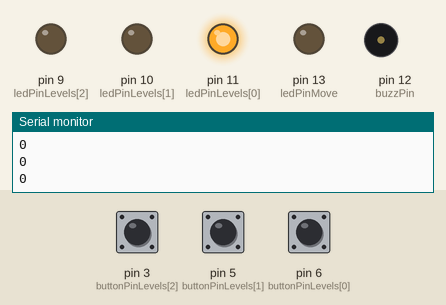
Simulated run of this sketch. Board: Arduino Uno, built with avr-gcc and run on an emulated ATmega328P. On the bench: output pins drawn as LEDs (lit = HIGH), buzzer (waves = sounding), the last lines printed to the serial monitor. Inputs (shaded band) come from the test bench; at power-on: pin 3 (buttonPinLevels[2]) HIGH, pin 5 (buttonPinLevels[1]) HIGH, pin 6 (buttonPinLevels[0]) HIGH.

Above: at 1.2 s.
1.3 s: pin 3 (buttonPinLevels[2]) pulled LOW for 0.15 s
At 2.2 s:
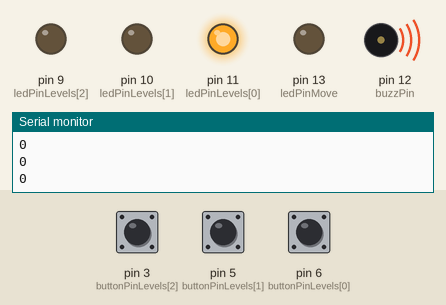
At 3.51 s:
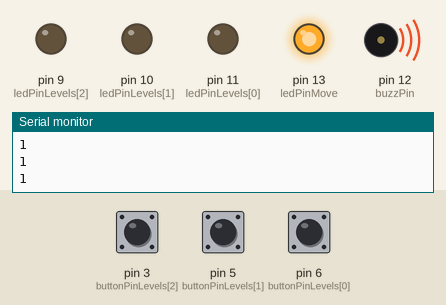
4.4 s: pin 5 (buttonPinLevels[1]) pulled LOW for 3.2 s
At 7.6 s:
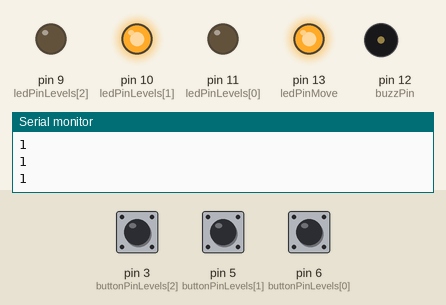
Timing chart, 0 to 9.1 s (numbered marks = the images above; inputs shaded):
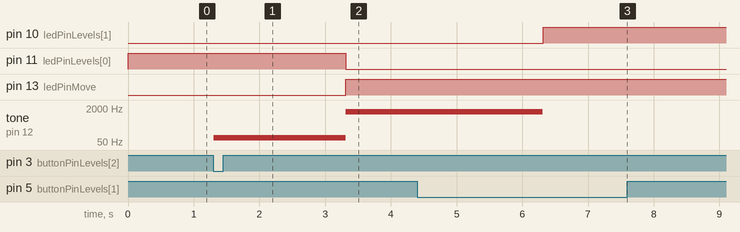

Measured:
- after the input at 1.3 s, pin 11 (ledPinLevels[0]): HIGH → LOW after 2.0 s; pin 13 (ledPinMove): LOW → HIGH after 2.0 s; tone on pin 12 (buzzPin): silent → 78 Hz at once, → 1319 Hz 2.0 s later
- after the input at 4.4 s, pin 9 (ledPinLevels[2]): stays LOW (without the input it goes to HIGH after 5.9 s); pin 10 (ledPinLevels[1]): goes on until 6.3 s, then stays HIGH; pin 13 (ledPinMove): stays HIGH (without the input it goes to LOW after 6.9 s); tone on pin 12 (buzzPin): goes on until 6.3 s, then stays silent

The sketch:

homework3.ino
```cpp
#include <Arduino_FreeRTOS.h>
#include <queue.h>
#include "pitches.h"

QueueHandle_t calls;


const int buzzPin = 12;
const int ledPinMove = 13;

const int buttonPinLevels[] = {6, 5, 3};
const int ledPinLevels[] = {11, 10, 9};

int buttonStateLevels[] = {0, 0, 0};
int ledStateLevels[] = {1, 0, 0};

byte buttonStateMove = 0;

int requestedLevel = -1;
int requestedLevel2 = -1;
byte requestedLevelState = 0;
int currentLevel = 0;

const byte ledON = 1;
const byte ledOFF = 0;

long long lastDebounceTime = 0;
long long lastDebounceTime2 = 0;
int debounceDelay = 100;

int toneDurationBetweenLevels = 0;
int toneDurationClose = 0;
int toneDurationOpen = 0;

long long lastTimeMove = 0;
int moveDelay = 3000;
int currentLevelDelay = 1000;
int closeDoor = 2000;
long long call = 0;

void setup() {

  pinMode(buttonPinLevels[0], INPUT_PULLUP);
  pinMode(buttonPinLevels[1], INPUT_PULLUP);
  pinMode(buttonPinLevels[2], INPUT_PULLUP);

  pinMode(ledPinLevels[0], OUTPUT);
  pinMode(ledPinLevels[1], OUTPUT);
  pinMode(ledPinLevels[2], OUTPUT);
  pinMode(ledPinMove, OUTPUT);

  Serial.begin(9600);

  calls = xQueueCreate(20, sizeof(int));
}
void loop() {
  buttonStateLevels[0] = digitalRead(buttonPinLevels[0]);
  buttonStateLevels[1] = digitalRead(buttonPinLevels[1]);
  buttonStateLevels[2] = digitalRead(buttonPinLevels[2]);
  Serial.println(buttonStateMove);

  digitalWrite(ledPinLevels[0],ledStateLevels[0]);
  digitalWrite(ledPinLevels[1],ledStateLevels[1]);
  digitalWrite(ledPinLevels[2],ledStateLevels[2]);

  if(millis() - lastDebounceTime2 > debounceDelay || !lastDebounceTime2){
    lastDebounceTime2 = millis();
    for(int i=0;i<3;i++)
    {
      if(!buttonStateLevels[i] && i != requestedLevel)
      {
        if (xQueueSend(calls, &i, portMAX_DELAY) == pdPASS) {
            Serial.println("Pushed data to the queue");
        }
      }
    }
  }

  if(!ledStateLevels[0] && !ledStateLevels[1] && !ledStateLevels[2] && requestedLevel != -1)
  {
      if(millis() - lastDebounceTime > debounceDelay || !lastDebounceTime)
      {
        lastDebounceTime = millis();
        buttonStateMove = !buttonStateMove;
        digitalWrite(ledPinMove, buttonStateMove);
        if(!toneDurationBetweenLevels)
        {
            toneDurationBetweenLevels = millis();
            tone(buzzPin, NOTE_E6, moveDelay);
        }
      }
      else
      {
        buttonStateMove = ledON;
        digitalWrite(ledPinMove, buttonStateMove);
      }
  }
  if(requestedLevel == -1)// verificam daca e chemat liftul
  {
    buttonStateMove = ledOFF;
    digitalWrite(ledPinMove, buttonStateMove);
    for(int i = 0; i < 3; i++)
      if(!buttonStateLevels[i])
      {
        requestedLevel = i;
        call = millis();
        tone(buzzPin, NOTE_DS2, closeDoor);
        break;
      }
  }

  if(millis() - call > closeDoor){ // delay pentru inchidere usa
    if(millis() - lastTimeMove > moveDelay || !lastTimeMove) // delay pentru timpul de trecere de la un etaj la altul
    {
      ledStateLevels[currentLevel] = ledON;
    }
    if(requestedLevel!=-1 && (millis() - lastTimeMove > moveDelay +  currentLevelDelay || !lastTimeMove)) // daca e chemat si a trecut timpul de asteptare dintre 2 nivele
    {
        if(currentLevel < requestedLevel)//urca
        {
          ledStateLevels[currentLevel] = ledOFF;
          digitalWrite(ledPinMove, ledOFF);
          currentLevel ++;
          toneDurationBetweenLevels = 0;
          lastTimeMove = millis();
        }
        else//coboara
          if(currentLevel > requestedLevel)
          {
            ledStateLevels[currentLevel] = ledOFF;
            digitalWrite(ledPinMove, ledOFF);
            currentLevel --;
            toneDurationBetweenLevels = 0;
            lastTimeMove = millis();
          }
        else//a ajuns
        {
          if(!toneDurationOpen && millis() - toneDurationClose > closeDoor)
          {
            toneDurationClose = 0;
            toneDurationOpen = millis();
            tone(buzzPin, NOTE_DS8, closeDoor);
          }

          lastTimeMove = 0;
          if(millis() - toneDurationOpen > closeDoor) //
          {
            toneDurationClose = millis();
            toneDurationOpen = 0;

            if (uxQueueMessagesWaiting(calls) != 0 && xQueueReceive(calls, &requestedLevel2, portMAX_DELAY) == pdPASS) // luam din coada urmatorul nivel cerut(daca exista)
                {
                  Serial.print("Popped data from the queue: ");
                  if(requestedLevel != requestedLevel2) //daca din coada preluam etajul curent trecem peste
                  {
                    requestedLevel = requestedLevel2;
                    tone(buzzPin, NOTE_DS2, closeDoor);
                  }
                }
            else
              requestedLevel = -1;
          }

          call = millis();
          Serial.println(requestedLevel);
          buttonStateMove = ledOFF;
          digitalWrite(ledPinMove, buttonStateMove);
        }
    }
  }
}
```

pitches.h
```cpp
/*************************************************
* Public Constants
*************************************************/
#define NOTE_B0 31
#define NOTE_C1 33
#define NOTE_CS1 35
#define NOTE_D1 37
#define NOTE_DS1 39
#define NOTE_E1 41
#define NOTE_F1 44
#define NOTE_FS1 46
#define NOTE_G1 49
#define NOTE_GS1 52
#define NOTE_A1 55
#define NOTE_AS1 58
#define NOTE_B1 62
#define NOTE_C2 65
#define NOTE_CS2 69
#define NOTE_D2 73
#define NOTE_DS2 78
#define NOTE_E2 82
#define NOTE_F2 87
#define NOTE_FS2 93
#define NOTE_G2 98
#define NOTE_GS2 104
#define NOTE_A2 110
#define NOTE_AS2 117
#define NOTE_B2 123
#define NOTE_C3 131
#define NOTE_CS3 139
#define NOTE_D3 147
#define NOTE_DS3 156
#define NOTE_E3 165
#define NOTE_F3 175
#define NOTE_FS3 185
#define NOTE_G3 196
#define NOTE_GS3 208
#define NOTE_A3 220
#define NOTE_AS3 233
#define NOTE_B3 247
#define NOTE_C4 262
#define NOTE_CS4 277
#define NOTE_D4 294
#define NOTE_DS4 311
#define NOTE_E4 330
#define NOTE_F4 349
#define NOTE_FS4 370
#define NOTE_G4 392
#define NOTE_GS4 415
#define NOTE_A4 440
#define NOTE_AS4 466
#define NOTE_B4 494
#define NOTE_C5 523
#define NOTE_CS5 554
#define NOTE_D5 587
#define NOTE_DS5 622
#define NOTE_E5 659
#define NOTE_F5 698
#define NOTE_FS5 740
#define NOTE_G5 784
#define NOTE_GS5 831
#define NOTE_A5 880
#define NOTE_AS5 932
#define NOTE_B5 988
#define NOTE_C6 1047
#define NOTE_CS6 1109
#define NOTE_D6 1175
#define NOTE_DS6 1245
#define NOTE_E6 1319
#define NOTE_F6 1397
#define NOTE_FS6 1480
#define NOTE_G6 1568
#define NOTE_GS6 1661
#define NOTE_A6 1760
#define NOTE_AS6 1865
#define NOTE_B6 1976
#define NOTE_C7 2093
#define NOTE_CS7 2217
#define NOTE_D7 2349
#define NOTE_DS7 2489
#define NOTE_E7 2637
#define NOTE_F7 2794
#define NOTE_FS7 2960
#define NOTE_G7 3136
#define NOTE_GS7 3322
#define NOTE_A7 3520
#define NOTE_AS7 3729
#define NOTE_B7 3951
#define NOTE_C8 4186
#define NOTE_CS8 4435
#define NOTE_D8 4699
#define NOTE_DS8 4978
```
